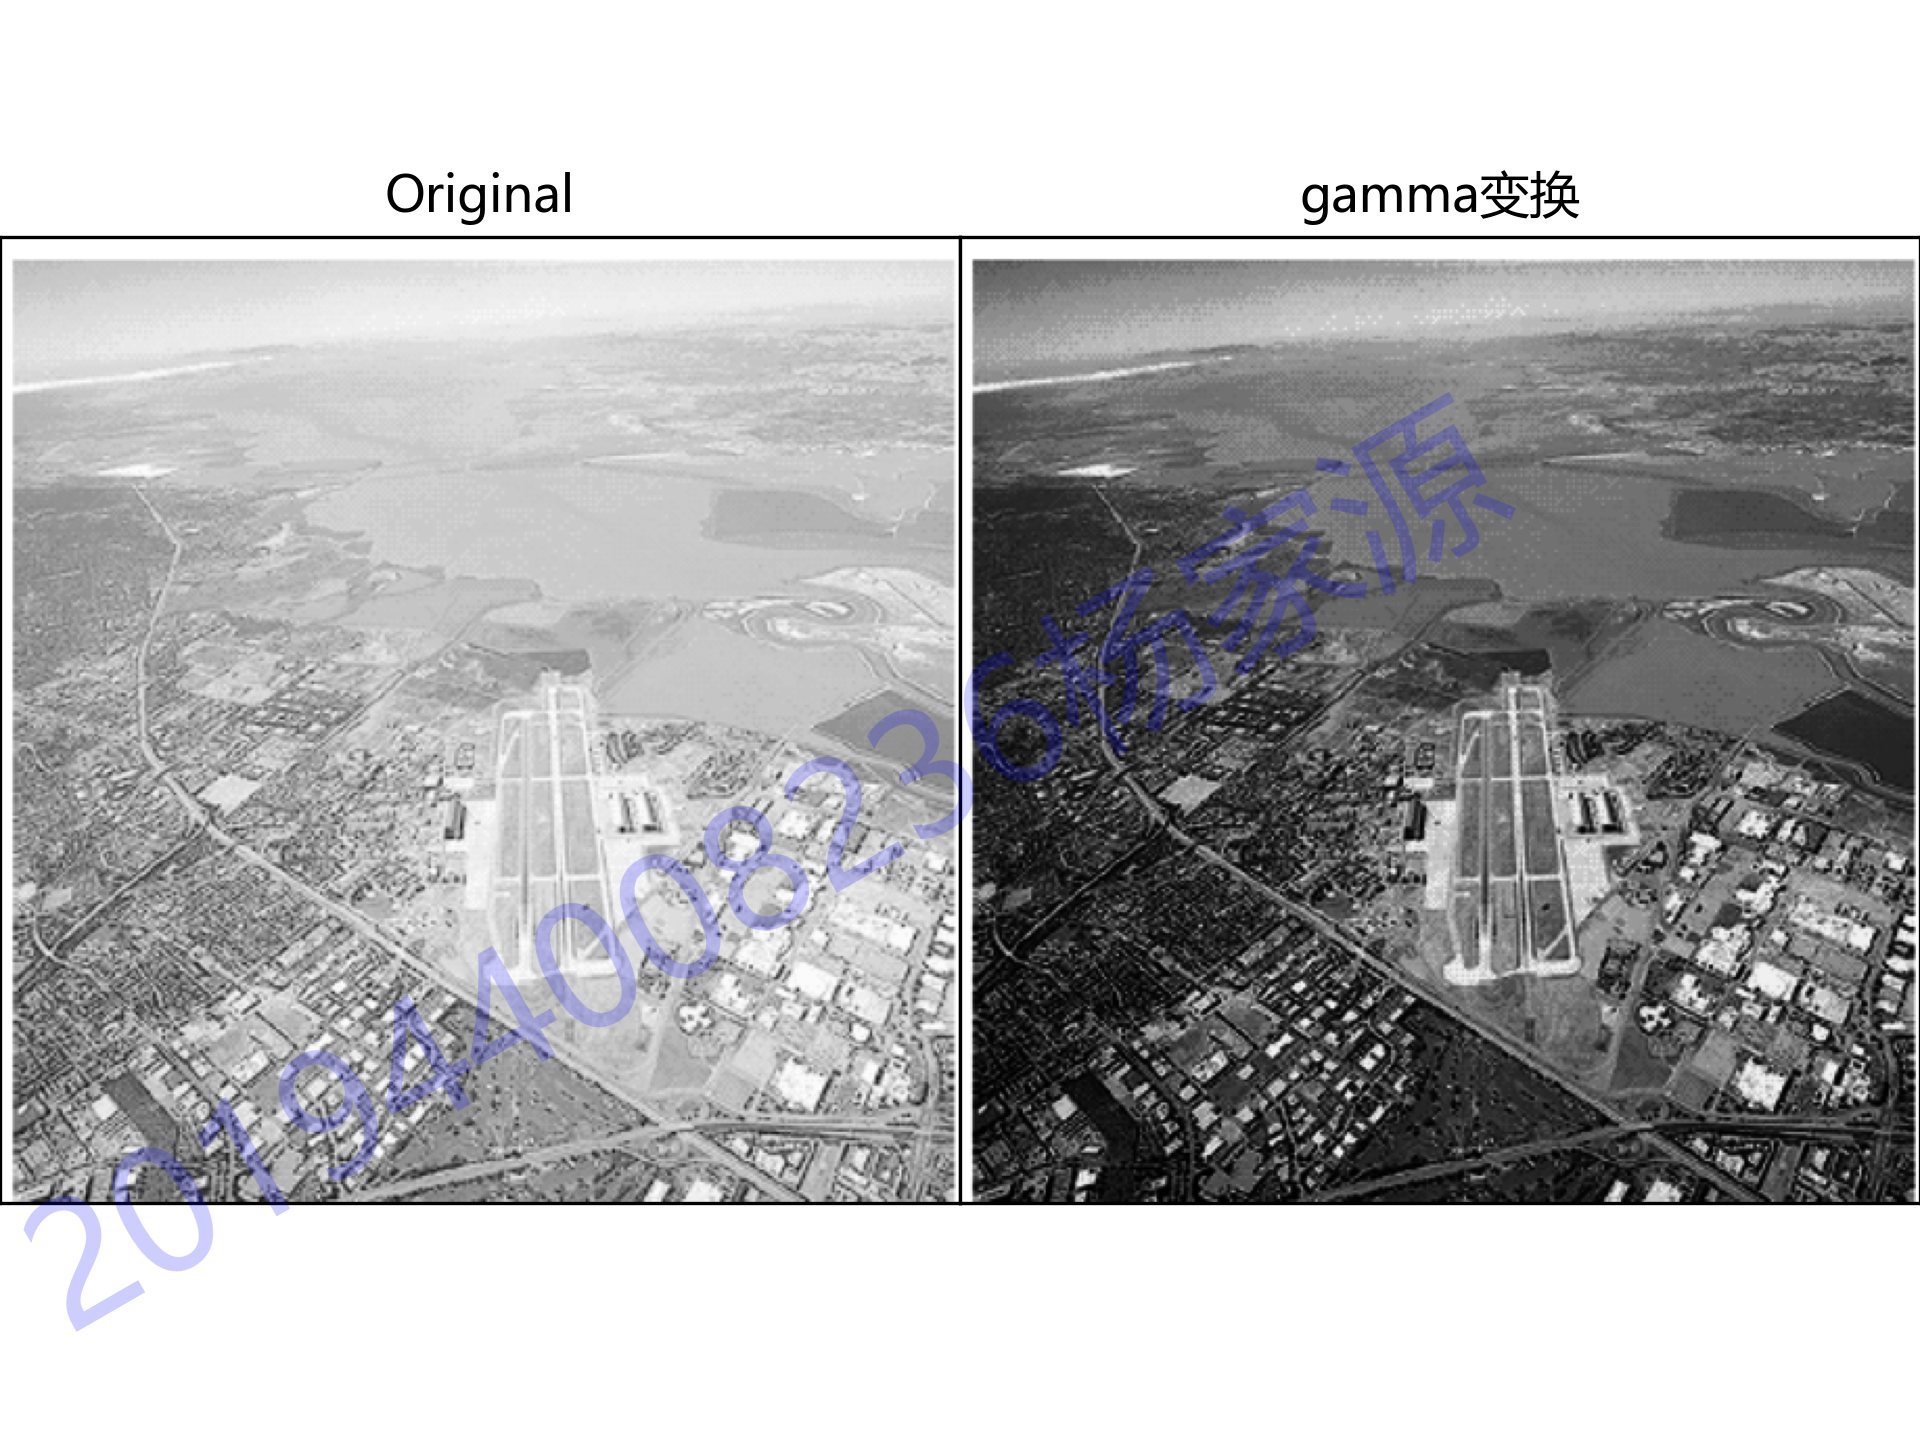

Generate this figure with Python:
import cv2
from matplotlib import pyplot as plt
import numpy as np

def savefig(plt, filename):
    fig = plt.gcf()
    fig.text(0.8, 0.05, '201944008236杨家源', fontsize=40, rotation=30, color='blue', ha='right', va='bottom', alpha=0.2)
    plt.gca().xaxis.set_major_locator(plt.NullLocator())
    plt.gca().yaxis.set_major_locator(plt.NullLocator())
    plt.subplots_adjust(top=1, bottom=0, right=1,left=0,hspace=0,wspace=0)
    plt.margins(0, 0)
    fig.savefig(filename, format='png', transparent=True, dpi=300, pad_inches=0)

def gammaTransfer(img, c, v):
    lut = np.zeros(256, dtype=np.float32)
    for i in range(256):
        lut[i] = c * i ** v
    output = cv2.LUT(img, lut)
    output = np.uint8(output + 0.5)

    return output

plt.rcParams['font.family'] = ['sans-serif']
plt.rcParams['font.sans-serif'] = ['Microsoft YaHei']
img = cv2.imread('airoport.png',0)

# 原图
fig, (ax, ax2) = plt.subplots(ncols=2)
ax.imshow(img, cmap="gray")
ax.set_title("Original")

# gamma变换
img1 = gammaTransfer(img, 0.00000005, 4.0)
ax2.imshow(img1, cmap="gray")
ax2.set_title("gamma变换")

plt.tight_layout()
plt.setp(plt.gcf().get_axes(), xticks=[], yticks=[])

# 保存图片
savefig(plt, "task2b.png")
plt.show()

